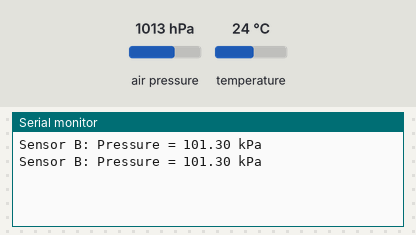
A sketch run on a simulated Arduino Nano 33 BLE. Shown: the last lines printed to the serial monitor. The inputs (shaded band) are chosen by the test bench; at power-on: air pressure 1013 hPa, temperature 24 °C.

Above: at 2.8 s.
2.9 s: air pressure set to 952 hPa
At 3.8 s:
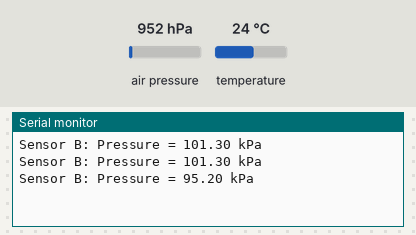
11.5 s: temperature set to 12 °C
At 12.4 s:
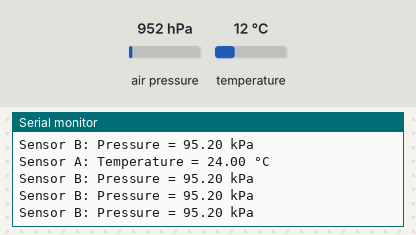
13.0 s: air pressure set to 975 hPa
At 13.8 s:
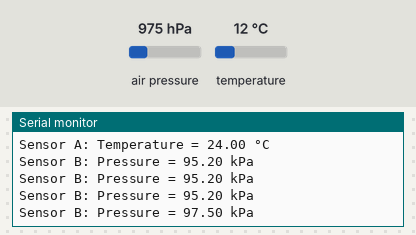
Timing chart, 0 to 16.0 s (numbered marks = the images above; inputs shaded):
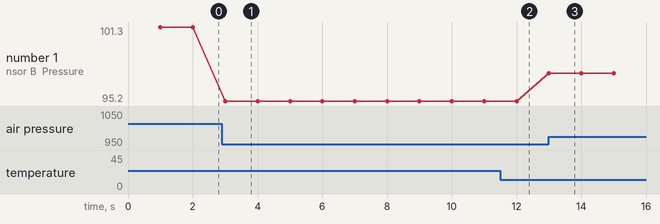

Measured:
- after the input at 2.9 s, the serial monitor: prints a new line after 0.10 s (image 1)
- after the input at 13.0 s, the serial monitor: prints a new line at once (image 3)
- plotted number 1: 101.3 → 95.2 after the input at 2.9 s, 95.2 → 97.5 after the input at 13.0 s

The sketch:

sensorAB_temp_press.ino
```cpp
// sensorAB_temp_press.ino

#include <Arduino_HTS221.h>
#include <Arduino_LPS22HB.h>

const long delayA = 5000;
const long delayB = 1000;
unsigned long prevTimeA = 0;
unsigned long prevTimeB = 0;

void setup() {
  // Begin serial communication
  Serial.begin(9600);
  while(!Serial);
  // Initialize HTS
  if(!HTS.begin())
  {
    Serial.println("Failed to initialize humidity/temperature sensor!");
    while(1);
  }
  // Initialize LPS
  if(!BARO.begin())
  {
    Serial.println("Failed to initialize pressure sensor!");
    while(1);
  }
}

void loop() {
  // Keep track of time
  unsigned long currTime = millis();
  // Check for sensor A
  if (currTime - prevTimeA >= delayA)
  {
    // Print temperature reading
    Serial.print("Sensor A: Temperature = ");
    Serial.print(HTS.readTemperature());
    Serial.println(" °C");
    prevTimeA = currTime;
  }
  // Check for sensor B
  if (currTime - prevTimeB >= delayB)
  {
    // Print temperature reading
    Serial.print("Sensor B: Pressure = ");
    Serial.print(BARO.readPressure());
    Serial.println(" kPa");
    prevTimeB = currTime;
  }
}
```
